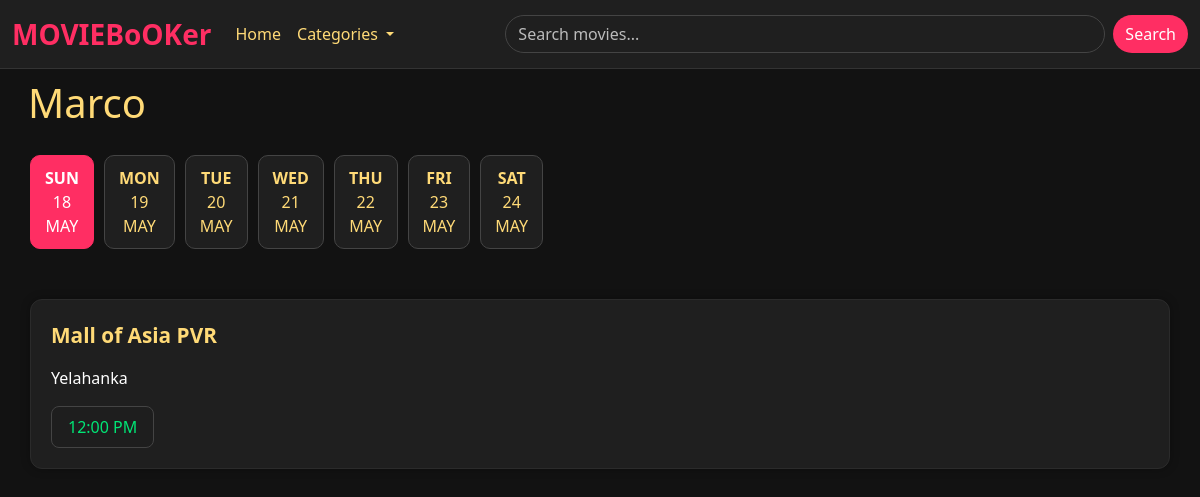
The app's page /showtime/Marco/ with its own data.
### movies/models.py (models this page shows, shortened)
class movies(models.Model):
    movie_id = models.AutoField(primary_key=True)
    title = models.CharField(max_length=255)
    genre = models.CharField(max_length=255, choices=genre)
    language = models.CharField(max_length=255, choices=language)
    synopsis = models.TextField()
    cast = models.TextField()
    movie_image = models.ImageField(upload_to='movie_image/', null=True, blank=True)
    duration_minutes = models.IntegerField()
    release_date = models.DateField()
    trailer_url = models.CharField(max_length=20000, null=True, blank=True)
    status = models.CharField()
    slug = models.CharField(max_length=1000, null=True, blank=True)

### theatre/models.py (models this page shows, shortened)
class theatre(models.Model):
    name=models.CharField(max_length=255)
    city=models.CharField(max_length=255)
    address=models.CharField(max_length=255)
    manager=models.ForeignKey(User, on_delete=models.SET_NULL, null=True, blank=True)
    def __str__(self):
        return self.name

class showtimes(models.Model):
    movie=models.ForeignKey(movies, on_delete=models.SET_NULL, null=True, blank=True)
    theatre=models.ForeignKey(theatre, on_delete=models.CASCADE)
    show_time=models.DateTimeField()
    screen_number=models.IntegerField(null=True, blank=True)

### bookings/views.py (the view)
# urls.py: path('showtime/<slug>/',views.theatre_show_time_view, name='showtime')
def theatre_show_time_view(request, slug):
    today = datetime.today().date()
    start_date = today-timedelta(days=0)
    week=[]
    for i in range(7):
        day=start_date+timedelta(days=i)
        week.append({
            'name' : day.strftime('%a').upper(),
            'day' : day.day,
            'month' : day.strftime('%b').upper(),
            'date' : day
        })
    if movies.objects.filter(slug=slug).exists():
        movie = movies.objects.get(slug=slug)
        theatre_showtimes=[
            showtimes.objects.filter(movie=movie, theatre=theatre_obj).order_by('show_time')
            for theatre_obj in theatre.objects.all() if showtimes.objects.filter(movie=movie, theatre=theatre_obj).exists()]
        context = {
            'theatre_showtimes': theatre_showtimes,
            'm': movie,
            'week': week,
            'today': today,
        }
        return render(request, 'theatre/theatre_show_time.html', context)
    return render(request, 'movies/404.html' )

### templates/theatre/theatre_show_time.html (shortened to what this page needs)
{% extends 'base.html' %}
{% load static %}
{% block content %}
<nav class="navbar navbar-expand-lg bg-body-tertiary">
    <div class="container-fluid">
        <a class="navbar-brand" href="#">MOVIEBoOKer</a>
        <div class="collapse navbar-collapse" id="navbarSupportedContent">
            <ul class="navbar-nav me-auto mb-2 mb-lg-0">
                <li class="nav-item">
                    <a class="nav-link active" aria-current="page" href="{% url 'movies_list' %}">Home</a>
                </li>
                <li class="nav-item dropdown">
                    <a class="nav-link dropdown-toggle" href="" role="button"
                       data-bs-toggle="dropdown" aria-expanded="false">
                        Categories
                    </a>
                </li>
            </ul>
            <form class="d-flex" role="search">
                <input class="form-control me-2" type="search" placeholder="Search movies..." aria-label="Search">
                <button class="btn btn-outline-success" type="submit">Search</button>
            </form>
        </div>
    </div>
</nav>
<div class="movie-info">
    <h2>{{ m.title }}</h2>
    {% include 'bookings/calendar_widget.html' %}
<div class="theatre-container">
    {% for showtimes in theatre_showtimes %}
    {% if showtimes %}
      <div class="theatre-card">
        {% with theatre=showtimes.0.theatre %}
          <div class="theatre-name">{{ theatre }}</div>
          <p>{{ theatre.address }}</p>
        {% endwith %}
        <div class="showtimes">
          {% for s in showtimes %}
            <button class="showtime-btn">{{ s.show_time|date:"H:i A" }}</button>
          {% endfor %}
        </div>
      </div>
    {% else %}
      <div class="theatre-card">
        <p style="color: #bbb; font-style: italic;">No shows available.</p>
      </div>
    {% endif %}
  {% endfor %}
</div>
</div>
{% endblock %}

### templates/theatre/theatre_show_time.html (style rules this page uses)
.navbar { background-color: #1f1f1f !important; border-bottom: 1px solid #333; }
.navbar-brand { color: #ff2e63 !important; font-size: 28px; font-weight: bold; }
.navbar-nav .nav-link { color: #fff !important; }
.navbar-nav .nav-link.active { color: #ffda77 !important; }
.form-control { width: 600px; border-radius: 20px; background-color: #1f1f1f; color: white; border: 1px solid #444; }
.form-control::placeholder { color: #bbb; }
.btn-outline-success { border-radius: 20px; background-color: #ff2e63; color: white; border: none; }
.nav-link.dropdown-toggle { color: #ffda77 !important; }
body { background-color: #121212; color: #fff; font-family: 'Segoe UI', sans-serif; }
.theatre-container { padding: 30px; display: flex; flex-direction: column; gap: 20px; }
.theatre-card { background-color: #1f1f1f; border: 1px solid #2b2b2b; border-radius: 12px; padding: 20px; box-shadow: 0 0 10px rgba(0,0,0,0.3); }
.theatre-name { font-size: 1.3rem; font-weight: bold; color: #ffda77; margin-bottom: 15px; }
.showtimes { display: flex; flex-wrap: wrap; gap: 10px; }
.showtime-btn { background-color: #1e1e1e; border: 1px solid #444; border-radius: 8px; padding: 8px 16px; color: #00e676; font-weight: 500; transition: all 0.3s ease; cursor: pointer; }
.movie-info h2 { font-size: 2.5rem; margin-top: 10px; padding-left: 28px; color: #ffda77; }

### records on screen
movies: title "Marco"
theatre: theatre_showtimes "Mall of Asia PVR", address "Yelahanka"
showtimes: show_time "12:00 PM"

### other values on screen
{{ day.name }} "SUN" "MON" "TUE" "WED" "THU" "FRI" "SAT"
{{ day.day }} "18" "19" "20" "21" "22" "23" "24"
{{ day.month }} "MAY" "MAY" "MAY" "MAY" "MAY" "MAY" "MAY"
